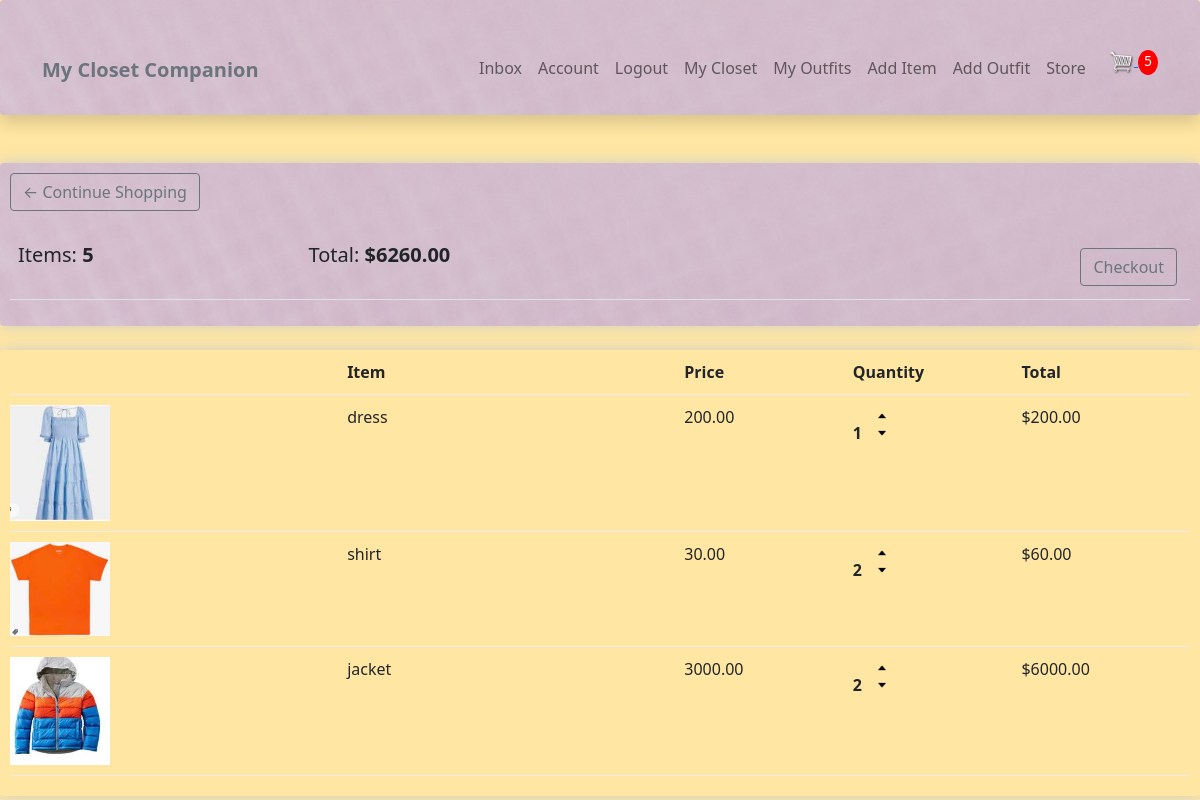
The app's page /store/cart/ (signed in) with its own data.
### store/models.py (models this page shows, shortened)
class Order(models.Model):
    customer = models.ForeignKey(Profile, on_delete=models.CASCADE, null=True, blank=True)
    date_ordered = models.DateTimeField(auto_now_add=True)
    complete = models.BooleanField(default=False)
    transaction_id = models.CharField(max_length=100, null=True)
    @property
    def get_cart_total(self):
        orderitems = self.orderitem_set.all()
        total = sum([item.get_total for item in orderitems])
        return total
    @property
    def get_cart_items(self):
        orderitems = self.orderitem_set.all()
        total = sum([item.quantity for item in orderitems])
        return total

class OrderItem(models.Model):
    item = models.ForeignKey(Item, on_delete = models.SET_NULL, null=True)
    order = models.ForeignKey(Order, on_delete=models.SET_NULL, null=True)
    quantity = models.IntegerField(default=0, null=True, blank=True)
    date_added = models.DateTimeField(auto_now_add=True)
    @property
    def get_total(self):
        total = self.item.price * self.quantity
        return total

### wardrobe/models.py (models this page shows, shortened)
class Item(models.Model):
    top = 'top'
    bottom = 'bottom'
    dress = 'dress'
    shoe = 'shoe'
    outerwear = 'outerwear'
    handbag = 'handbag'
    other = 'other'
    item_type = [
        (top, 'top'),
        (bottom, 'bottom'),
        (dress, 'dress'),
        (shoe, 'shoe'),
        (outerwear, 'outerwear'),
        (handbag, 'handbag'),
        (other, 'other'),
    ]
    owner = models.ForeignKey(Profile, null=True, blank=True, on_delete=models.CASCADE)
    name = models.CharField(max_length=100)
    description = models.TextField(max_length=300, blank=True, null=True)
    type = models.CharField(max_length=100, choices = item_type, default=shoe)
    image = ResizedImageField(size=[200, 200], upload_to="images")
    sell = models.BooleanField(default=False)
    price = models.DecimalField(max_digits=7, decimal_places=2, blank=True, null=True)
    tags = models.ManyToManyField('Tag', blank=True)
    created = models.DateTimeField(auto_now_add=True)
    id = models.UUIDField(default=uuid.uuid4, unique=True, primary_key=True, editable=False)
    @property
    def imageURL(self):
        try:
            url = self.image.url
        except:
            url = ''
        return url

### store/views.py (the view)
# urls.py: path('cart/', views.cart, name="cart"),
@login_required(login_url="login")
def cart(request):
    data = cartData(request)
    cartItems = data['cartItems']
    order = data['order']
    orderItems = data['orderItems']
    context = {'orderItems': orderItems, 'order': order, 'cartItems': cartItems}
    return render(request, 'store/cart.html', context)

### store/utils.py (called while the page is built)
def cartData(request):
	if request.user.is_authenticated:
		customer = request.user.profile
		order, created = Order.objects.get_or_create(customer=customer, complete=False)
		orderItems = order.orderitem_set.all()
		cartItems = order.get_cart_items
	else:
		return redirect('login')
	return {'cartItems': cartItems ,'order': order, 'orderItems': orderItems}

### store/templates/store/cart.html
{% extends 'main.html' %}
{% load static %}
{% block content %}
<div class="row">
    <div class="col-lg-12">
        <div class="box-element texture">
            <a href="{% url 'store' %}" class="btn btn-outline-secondary">&#x2190; Continue Shopping</a>
            <br>
            <br>
            <table class="table">
                <tr>
                    <th><h5>Items: <strong>{{order.get_cart_items}}</strong></h5></th>
                    <th><h5>Total: <strong>${{order.get_cart_total|floatformat:2}}</strong></h5></th>
                    <th>
                        <a style="float:right; margin: 5px" class="btn btn-outline-secondary" href="{% url 'checkout' %}">Checkout</a>
                    </th>
                </tr>
            </table>
        </div>
        <br>
        <div class="box-element">
            <div class="cart-row">
                <div style="flex:2"></div>
                <div style="flex:2"><strong>Item</strong></div>
                <div style="flex:1"><strong>Price</strong></div>
                <div style="flex:1"><strong>Quantity</strong></div>
                <div style="flex:1"><strong>Total</strong></div>
            </div>
            {% for orderItem in orderItems %}
            <div class="cart-row">
                <div style="flex:2"><img class="row-image" src="{{orderItem.item.imageURL}}"></div>
                <div style="flex:2">{{orderItem.item.name}}</div>
                <div style="flex:1">{{orderItem.item.price|floatformat:2}}</div>
                <div style="flex:1">
                    <p class="quantity">{{orderItem.quantity}}</p>
                    <div class="quantity">
                        <img data-product="{{orderItem.item.id}}" data-action = "add" src="{% static 'images/arrow-up.png' %}" class="chg-quantity update-cart">
                        <img data-product="{{orderItem.item.id}}" data-action = "remove" src="{% static 'images/arrow-down.png' %}" class="chg-quantity update-cart">
                    </div>
                </div>
                <div style="flex:1">${{orderItem.get_total}}</div>
            </div>
            {% endfor %}
        </div>
    </div>
</div>
{% endblock %}

### static/css/wardrobe.css (style rules this page uses)
body { background-color: #ffe6a2 }
.texture { background-image: url('/static/images/texture1.png'); background-repeat: no-repeat; background-size: cover; }
.box-element { box-shadow: hsl(0, 0%, 80%) 0 0 16px; border-radius: 4px; padding: 10px; }
.cart-row { display: flex; align-items: flex-stretch; padding-bottom: 10px; margin-bottom: 10px; border-bottom: 1px solid #ececec; }
.row-image { width: 100px; }
.quantity { display: inline-block; font-weight: 700; padding-right: 10px; }
.chg-quantity { width: 12px; cursor: pointer; display: block; margin-top: 5px; transition: 0.1s; }

### records on screen
Order: get_cart_items "5", get_cart_total "6260.00"
OrderItem: item.imageURL (picture), item.name "dress", item.price "200.00", quantity "1", get_total "200.00"
OrderItem: item.imageURL (picture), item.name "shirt", item.price "30.00", quantity "2", get_total "60.00"
OrderItem: item.imageURL (picture), item.name "jacket", item.price "3000.00", quantity "2", get_total "6000.00"

### other values on screen
{{ cartItems }} "5"
